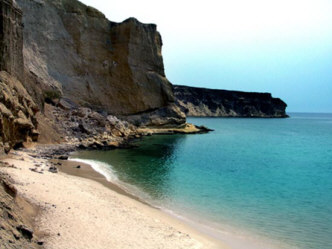
#> input picture Clustering/paisagem.bmp, 332 x 249 px
$ python Notebook.py
#> lines starting #> are read from the running program, lines starting #| are printed output that depends on the picture
import numpy as np
import matplotlib.pyplot as plt
import matplotlib.image as img

# Formando 3 array (Estilo cubo) | Recomendado utilizar jpg ou bmp
img_arr = img.imread('paisagem.bmp')
#> img_arr is the input picture: shape (249, 332, 3); mean R, G, B 128.8, 146.1, 141.8

plt.imshow(img_arr)

# Retirando as cores
(h,w,c) = img_arr.shape
#> h = 249; w = 332; c = 3

# Criando um unico array contendo todos os pixeis e seu RGB
img2D = img_arr.reshape(h*w,c)

from sklearn.cluster import KMeans

# Instanciando o KMeans | Para aumentar a qualidade da imagem basta aumentar os clusters
kmeans_model = KMeans(n_clusters=6, init="random")

# Processando
clusters_labels = kmeans_model.fit_predict(img2D)

# Listando as instancias escolhidas como centroids
centroids = kmeans_model.cluster_centers_

# Arredondando os centroids
rgb_colors = centroids.round(0).astype(int)

# Pegando os resultados dos pixeis
labels = (kmeans_model.labels_)

# Criando o array tipo cubo com os clusters
img_quant = np.reshape(rgb_colors[clusters_labels],(h,w,c))
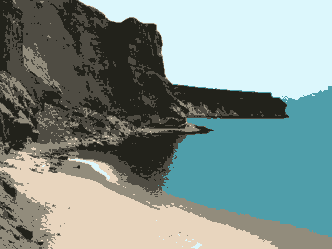
#> img_quant: shape (249, 332, 3) int64; mean of channels 0, 1, 2 128.8, 146.2, 141.8; drawn as R, G, B

# Criando imagem
plt.imshow(img_quant)

# Pegando as labels como listas
labels=list(kmeans_model.labels_)

# Separando as cores
percent=[]
for i in range(len(centroids)):
  j=labels.count(i)
  j=j/(len(labels))
  percent.append(j)
print(percent)

# Criando figura
fig, ax = plt.subplots(1,3, figsize=(20,12))
ax[0].imshow(img_arr)
ax[0].set_title('Imagem Original')
ax[1].imshow(img_quant)
ax[1].set_title('Imagem Quantizada')
ax[2].pie(percent,colors=np.array(centroids/255),labels=np.arange(len(centroids)))
ax[2].set_title('Paleta de cores')


##### MESMO PROCESSAMENTO #####


# Utilizando o mesmo processamento mas otimizado com k-means++
kmeans_model = KMeans(n_clusters=6, init="k-means++")
clusters_labels = kmeans_model.fit_predict(img2D)
centroids = kmeans_model.cluster_centers_
rgb_colors = centroids.round(0).astype(int)
labels = (kmeans_model.labels_)
img_quant = np.reshape(rgb_colors[clusters_labels],(h,w,c))
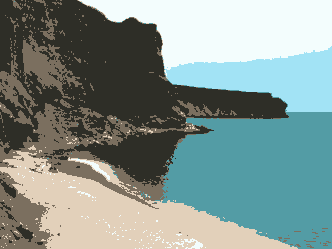
#> img_quant: shape (249, 332, 3) int64; mean of channels 0, 1, 2 128.8, 146.3, 142.1; drawn as R, G, B
plt.imshow(img_quant)
labels=list(kmeans_model.labels_)

percent=[]
for i in range(len(centroids)):
  j=labels.count(i)
  j=j/(len(labels))
  percent.append(j)
print(percent)

fig, ax = plt.subplots(1,3, figsize=(20,12))
ax[0].imshow(img_arr)
ax[0].set_title('Imagem Original')
ax[1].imshow(img_quant)
ax[1].set_title('Imagem Quantizada')
ax[2].pie(percent,colors=np.array(centroids/255),labels=np.arange(len(centroids)))
ax[2].set_title('Paleta de cores')


### Kmeans com inicialização de centroides


# Criando array contendo
centroides = []
centroides.append([34,23,6]) # Montanha
centroides.append([230,253,253]) # Ceus
centroides.append([69,169,184]) # Mar
centroides.append([252,228,202]) # Areia

centroides = np.array(centroides)

kmeans_model = KMeans(n_clusters=4, init=centroides)
clusters_labels = kmeans_model.fit_predict(img2D)
centroids = kmeans_model.cluster_centers_
rgb_colors = centroids.round(0).astype(int)
labels = (kmeans_model.labels_)
img_quant = np.reshape(rgb_colors[clusters_labels],(h,w,c))
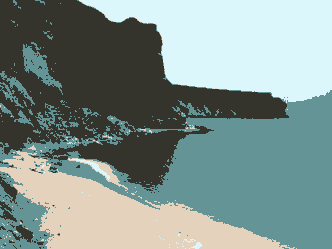
#> img_quant: shape (249, 332, 3) int64; mean of channels 0, 1, 2 128.9, 146.4, 142.2; drawn as R, G, B
plt.imshow(img_quant)
labels=list(kmeans_model.labels_)
percent=[]
for i in range(len(centroids)):
  j=labels.count(i)
  j=j/(len(labels))
  percent.append(j)
print(percent)

fig, ax = plt.subplots(1,3, figsize=(20,12))
ax[0].imshow(img_arr)
ax[0].set_title('Imagem Original')
ax[1].imshow(img_quant)
ax[1].set_title('Imagem Quantizada')
ax[2].pie(percent,colors=np.array(centroids/255),labels=np.arange(len(centroids)))
ax[2].set_title('Paleta de cores')


### Agrupando valores de compra para conseguir regras
## Atenção!!! Instalar esse pacote -> apyori
# pip install apyori


import pandas as pd
from apyori import apriori

## Base de dados mercado 1
#> (the run stopped early here; a loop or call above may not have finished)
